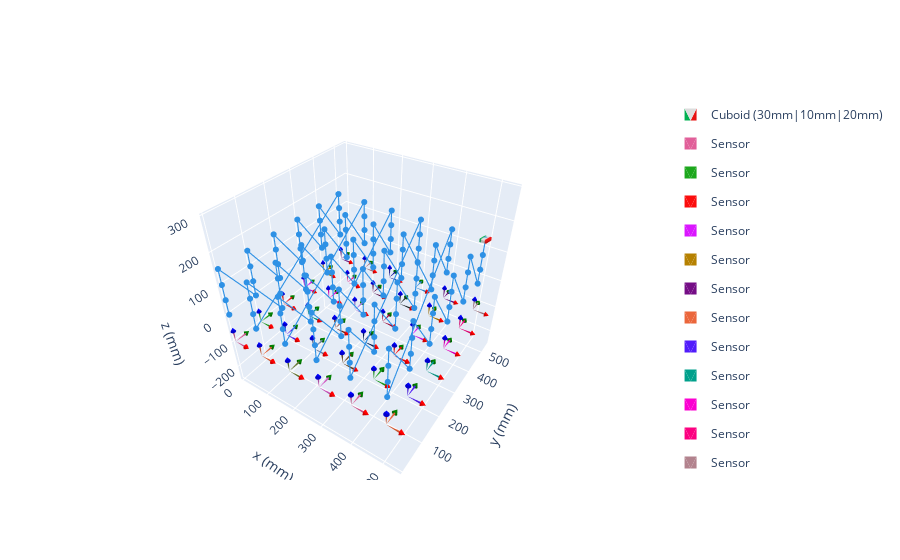

The code cell stored with this chart in its notebook:
### Markdown cell above
## 构建磁铁姿态位置和传感器阵列

### Code cell
My_Magic_u = My_Magic()
My_Magic_u.sensor_position  = [600, 600, 0, 100, 100, 100, -100]
My_Magic_u.sensor_list      = My_Magic_u.sensor_generate(My_Magic_u.sensor_position)
My_Magic_u.magnet_position  = [600, 600, 200, 100, 100, 50, 90, 90, 90] # 6*6*4*4*4
My_Magic_u.space_euler_list = My_Magic_u.space_euler_position(My_Magic_u.magnet_position)
My_Magic_u.magnet_objects.orientation = R.from_rotvec(My_Magic_u.space_euler_list[:,3:7] , degrees=True)
My_Magic_u.magnet_objects.position =  My_Magic_u.space_euler_list[:,0:3]

# print("磁铁空间位置：", My_Magic_u.magnet_position)
print("磁铁空间位置向量大小：",np.shape(My_Magic_u.space_euler_list))
# print("传感器空间位置：", My_Magic_u.sensor_position )
# print("传感器名字列表大小：", np.shape(My_Magic_u.sensor_name))
magpy.show(My_Magic_u.magnet_objects,My_Magic_u.sensor_list, backend='plotly')
